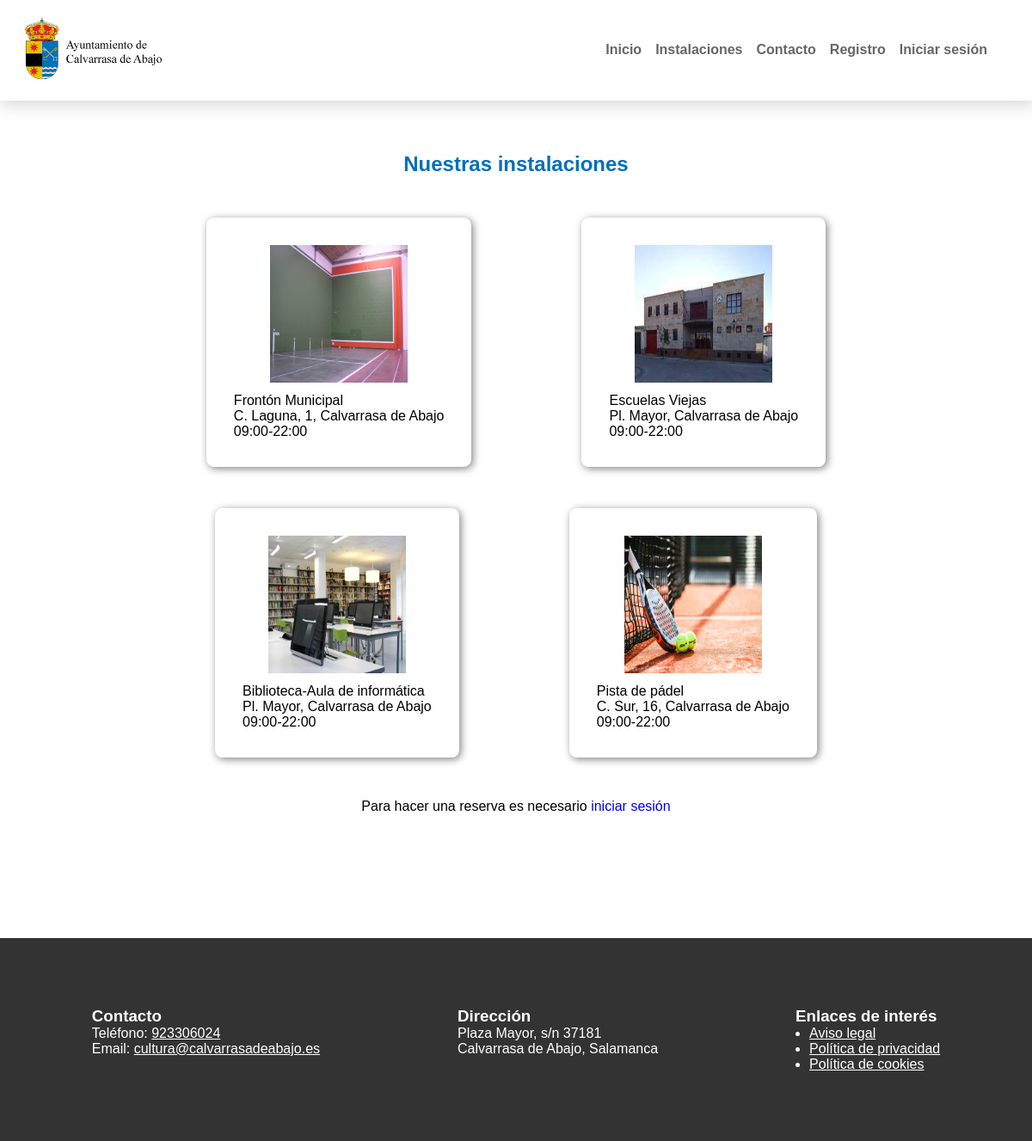
The app's page /index.php?ctl=instalaciones with its own data.
### tables this page shows
CREATE TABLE `instalaciones` (
  `id` int(11) NOT NULL,
  `nombre` varchar(50) NOT NULL,
  `direccion` varchar(100) NOT NULL,
  `horario` varchar(15) NOT NULL,
  `imagen` varchar(255) DEFAULT NULL
);

### controlador/ControladorReservas.php (called while the page is built, shortened)
<?php
    class ControladorReservas{
        public function instalaciones(){
            $instalaciones=new Instalaciones();
            $datos=$instalaciones->verInstalaciones();
            $rutaImagen="./recursos/imagenes/";
            include ('vista/vista_instalaciones.php');
        }
    }

### index.php (called while the page is built)
<?php
    include ("controlador/controladorFrontal.php")
?>

### modelo/Conectar.php (called while the page is built)
<?php
class Conectar{
    public static function conexion(){
        try {
            $conexion = new PDO('mysql:host=' . Config::$host. ';dbname=' . Config::$database . ';port=' . Config::$port . ';charset=' . Config::$charset, Config::$username, Config::$password);
            $conexion->setAttribute(PDO::ATTR_ERRMODE, PDO::ERRMODE_EXCEPTION);
        } catch (PDOException $e) {
            exit("<h1><br>Fichero: " . $e->getFile() . "<br>Línea: " . $e->getLine() . "<br>Error: " . $e->getMessage() . "</h1>");
        }
        return $conexion;
    }
}
?>

### modelo/Instalaciones.php (called while the page is built, shortened)
<?php
class Instalaciones{
    public function verInstalaciones(){
        try{
            $sql = "SELECT id, nombre, direccion, horario, imagen FROM instalaciones" ;
            $consulta = Conectar::conexion()->prepare($sql);
            $instalacion = $consulta->execute();
            $instalacion = $consulta->fetchAll(PDO::FETCH_ASSOC);
            return $instalacion;
        }catch (PDOException $e) {
            exit("<h1><br>Fichero: " . $e->getFile() . "<br>Línea: " . $e->getLine() . "<br>Error: " . $e->getMessage() . "</h1>");
        }
   }
}
?>

### vista/vista_instalaciones.php (the view, shortened to what this page needs)
<h2>Nuestras instalaciones</h2>
<div class="contenedorInstalaciones">
    <?php if(count($datos) < 1){ ?>
        <p>No hay instalaciones para reservar</p>
    <?php }else{
        for($i=0;$i<count($datos);$i++){?>
            <div class="instalacion">
                <img src="<?=$rutaImagen.$datos[$i]['imagen']?>">
                <p><?=$datos[$i]['nombre']?></p>
                <p><?=$datos[$i]['direccion']?></p>
                <p><?=$datos[$i]['horario']?></p>
                </div>
    <?php } ?>
</div>
<?php if(($_SESSION) && ($_SESSION['perfil_usuario']=="administrador")){ ?>
    <a class="botonP" href="index.php?ctl=gestionarInstalaciones">Gestionar</a>
<?php } if(!$_SESSION){?>
    <p>Para hacer una reserva es necesario <a class="enlaceI" href="index.php?ctl=login">iniciar sesión</a></p>
<?php } }?>
<?php $contenido = ob_get_clean();?>
<?php include 'estructura.php' ;?>

### controlador/controladorFrontal.php (shortened to what this page needs)
<?php
$map=array(
    'home' => array(
        'controller' => 'ControladorInicio',
        'action' => 'home',
    ),
    'login' => array(
        'controller' => 'ControladorInicio',
        'action' => 'login',
    ),
    'registro' => array(
        'controller' => 'ControladorInicio',
        'action' => 'registro',
    ),
    'validar' => array(
        'controller' => 'ControladorInicio',
        'action' => 'validar',
    ),
    'modificarDatos' => array(
        'controller' => 'ControladorInicio',
        'action' => 'modificarDatos',
    ),
    'reservasUsuario' => array(
        'controller' => 'ControladorInicio',
        'action' => 'reservasUsuario',
    ),
    'logout' => array(
        'controller' => 'ControladorInicio',
        'action' => 'logout',
    ),
    'inicio' => array(
        'controller' => 'ControladorReservas',
        'action' => 'inicio',
    ),
    'instalaciones' => array(
        'controller' => 'ControladorReservas',
        'action' => 'instalaciones',
    ),
    'reservas' => array(
        'controller' => 'ControladorReservas',
        'action' => 'reservas',
    ),
    'reservasUsuario' => array(
        'controller' => 'ControladorReservas',
        'action' => 'reservasUsuario',
    ),
    'contacto' => array(
        'controller' => 'ControladorReservas',
        'action' => 'contacto',
    ),
    'operaciones' => array(
        'controller' => 'ControladorReservas',
        'action' => 'operaciones',
    ),
    'gestionarInstalaciones' => array(
        'controller' => 'ControladorReservas',
        'action' => 'gestionarInstalaciones',
    ),
    'gestionarReservas' => array(
        'controller' => 'ControladorReservas',
        'action' => 'gestionarReservas',
    ),
    'gestionarUsuarios' => array(
        'controller' => 'ControladorReservas',
        'action' => 'gestionarUsuarios',
    ),
    'generarInforme' => array(
        'controller' => 'ControladorPDF',
        'action' => 'generarInforme',
    ),
);
if (isset($_REQUEST['ctl'])) {
    if (isset($map[$_REQUEST['ctl']])) {
        $ruta = $_REQUEST['ctl'];
    } else {
        echo '<p><h2>Error 404: No existe la ruta <i>' . $_REQUEST['ctl'] . '</h2></p>';
        exit;
    }
} else {
    $ruta = 'home';
}
$controlador = $map[$ruta];
if (method_exists($controlador['controller'], $controlador['action'])) {
    call_user_func(
        array(
            new $controlador['controller'],
            $controlador['action']
        )
    );
} else {
    echo '<p><h2>Error 404: El controlador <i>' . $controlador['controller'] . '->' . $controlador['action'] . '</i> no existe</h2></p>';
}
?>

### vista/estructura.php (shortened to what this page needs)
<!DOCTYPE html>
<html lang="es">
    <head>
        <link rel="stylesheet" type="text/css" href="vista/css/estilosInicio.css" />
    </head>
    <body>
        <nav>
            <ul id="menu">
                <li><a href="index.php?ctl=home"><img src="./recursos/imagenes/ayto-calvarrasa-3.png"></a></li>
                <li><a href="index.php?ctl=home">Inicio</a></li>
                <li><a href="index.php?ctl=instalaciones">Instalaciones</a></li>
                <?php if(!$_SESSION){?>
                <li><a href="index.php?ctl=contacto">Contacto</a></li>
                <li><a href="index.php?ctl=registro">Registro</a></li>
                <li><a href="index.php?ctl=login">Iniciar sesión</a></li>
                <?php } else if($_SESSION['perfil_usuario']=="usuario"){ ?>
                <li><a href="index.php?ctl=reservas">Reservas</a></li>
                <li><a href="index.php?ctl=contacto">Contacto</a></li>
                <li><a href="#">Mi cuenta</a>
                    <ul class="submenu">
                        <li><a href="index.php?ctl=modificarDatos">Mis datos</a></li>
                        <li><a href="index.php?ctl=reservasUsuario">Mis reservas</a></li>
                        <li><a href="index.php?ctl=logout">Cerrar sesión</a></li>
                     </ul>
                </li>
                <?php } else if($_SESSION['perfil_usuario']=="administrador"){?>
                <li><a href="index.php?ctl=operaciones">Operaciones</a></li>
                <li><a href="#">Mi cuenta</a>
                    <ul class="submenu">
                        <li><a href="index.php?ctl=modificarDatos">Mis datos</a></li>
                        <li><a href="index.php?ctl=logout">Cerrar sesión</a></li>
                    </ul>
                </li>
                <?php  } ;?>
            </ul>
        </nav>
        <main>
            <div class='gestion'>
                <?php echo $contenido ;?>
            </div>
        </main>
        <footer>
            <div>
                <h3>Contacto</h3>
                <p>Teléfono: <a href="tel:923306024">923306024</a></p>
                <p>Email: <a href="mailto:cultura@calvarrasadeabajo.es">cultura@calvarrasadeabajo.es</a></p>
            </div>
            <div>
               <h3>Dirección</h3>
               <p>Plaza Mayor, s/n 37181<br>
               Calvarrasa de Abajo, Salamanca</p>
            </div>
            <div>
                <h3>Enlaces de interés</h3>
                <ul id="listaPie">
                    <li><a href="https://calvarrasadeabajo.es/aviso-legal/">Aviso legal</a></li>
                    <li><a href="https://calvarrasadeabajo.es/politica-de-privacidad/">Política de privacidad</a></li>
                    <li><a href="https://calvarrasadeabajo.es/politica-de-cookies/">Política de cookies</a></li>
                </ul>
            </div>
        </footer>
    </body>
</html>

### vista/css/estilosInicio.css (style rules this page uses)
* { padding: 0; margin: 0; }
:root { --color_azul: #046fb8; }
body { font-family: 'Lucida Sans', 'Lucida Sans Regular', 'Lucida Grande', 'Lucida Sans Unicode', Geneva, Verdana, sans-serif; font-size: 1em; height: fit-content; }
h2 { color: var(--color_azul); text-align: center; }
main { margin: 5% auto 12%; }
nav { border-bottom: 1px solid white; box-shadow: 2px 2px 20px 2px lightgray; width: 100%; }
nav img { width: auto; height: 9vh; }
nav ul#menu { display: flex; align-items: center; padding: 1.25em; margin-right: 2%; justify-content:flex-end; }
nav>ul#menu li { display: inline; position: relative; }
nav li a { color: rgba(0,0,0,.6); font-weight: bold; text-decoration: none; padding: 0 .5em 0 ; }
nav li:nth-child(1) { margin-right: auto; }
nav li:last-child { position: relative; display: inline-block; }
main p { text-align: center; }
.enlaceI { text-decoration: none; margin:auto; text-align: center; }
.contenedorInstalaciones { display: flex; justify-content: center; margin: 1.5em; flex-wrap: wrap; }
.instalacion { box-shadow: 2px 2px 10px gray; border-radius: 3%; padding: 2em; margin: 1.5em 4em; text-align: center; }
.instalacion p { text-align: left; }
.instalacion img { width: 10em; height: 10em; padding-bottom: .5em; }
footer { background-color: #333333; color: white; display: flex; justify-content: center; }
footer div { padding: 5em; }
footer a { color: white; }
footer li { margin-left: 1em ; }

### records on screen
instalaciones: imagen (picture), nombre "Frontón Municipal", direccion "C. Laguna, 1, Calvarrasa de Abajo", horario "09:00-22:00"
instalaciones: imagen (picture), nombre "Escuelas Viejas", direccion "Pl. Mayor, Calvarrasa de Abajo", horario "09:00-22:00"
instalaciones: imagen (picture), nombre "Biblioteca-Aula de informática", direccion "Pl. Mayor, Calvarrasa de Abajo", horario "09:00-22:00"
instalaciones: imagen (picture), nombre "Pista de pádel", direccion "C. Sur, 16, Calvarrasa de Abajo", horario "09:00-22:00"
